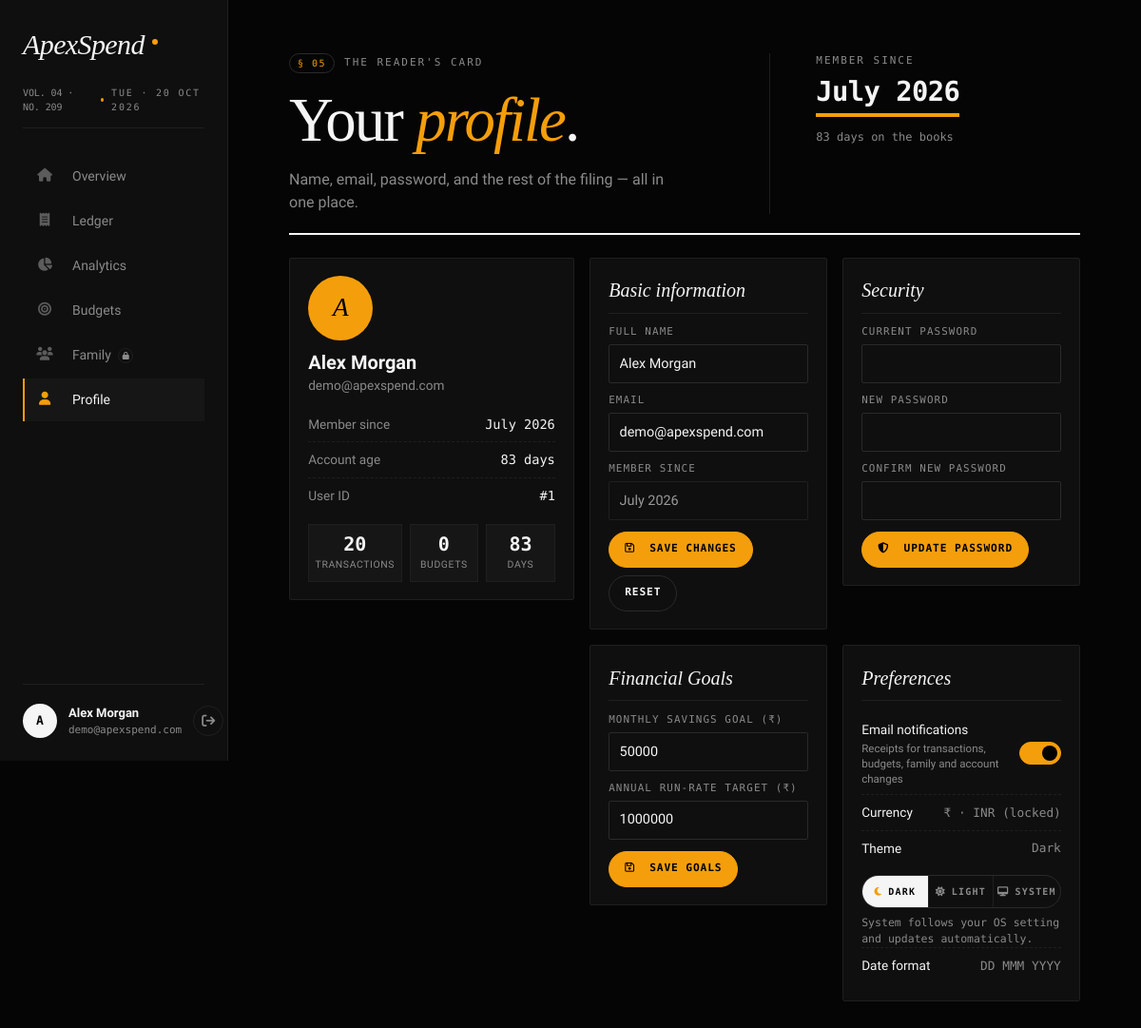
The app's page /profile.php (signed in) with its own data.
### tables this page shows
CREATE TABLE IF NOT EXISTS users (
    id INT AUTO_INCREMENT PRIMARY KEY,
    name VARCHAR(100) NOT NULL,
    email VARCHAR(100) NOT NULL UNIQUE,
    password VARCHAR(255) NOT NULL,
    avatar_path VARCHAR(255) DEFAULT NULL,
    email_notifications TINYINT(1) NOT NULL DEFAULT 1,
    welcome_seen TINYINT(1) NOT NULL DEFAULT 0,
    savings_goal DECIMAL(15,2) DEFAULT 50000.00,
    run_rate_target DECIMAL(15,2) DEFAULT 1000000.00,
    created_at DATETIME DEFAULT CURRENT_TIMESTAMP
);

### profile.php (the view, shortened to what this page needs)
<?php
$pdo = getDBConnection();
$userId = (int) $_SESSION['user']['id'];
$user = $_SESSION['user'];
$activePage = 'profile';
if ($pdo) {
    try {
        $pdo->query("SELECT savings_goal, run_rate_target FROM users LIMIT 1");
    } catch (PDOException $e) {
        try {
            $pdo->exec("ALTER TABLE users ADD COLUMN savings_goal DECIMAL(15,2) DEFAULT 50000.00");
            $pdo->exec("ALTER TABLE users ADD COLUMN run_rate_target DECIMAL(15,2) DEFAULT 1000000.00");
        } catch (PDOException $e2) {}
    }
    $stmt = $pdo->prepare('SELECT id, name, email, avatar_path, savings_goal, run_rate_target, created_at FROM users WHERE id = ?');
    $stmt->execute([$userId]);
    if ($row = $stmt->fetch()) $user = array_merge($user, $row);
    $txCount = (int) $pdo->query("SELECT COUNT(*) FROM transactions WHERE user_id = $userId")->fetchColumn();
    $budgetCount = (int) $pdo->query("SELECT COUNT(*) FROM budgets WHERE user_id = $userId")->fetchColumn();
}
$savings_goal = isset($user['savings_goal']) ? (float)$user['savings_goal'] : 50000.00;
$run_rate_target = isset($user['run_rate_target']) ? (float)$user['run_rate_target'] : 1000000.00;
$initials = strtoupper(substr($user['name'], 0, 1));
$createdAt = $user['created_at'] ?? date('Y-m-d H:i:s');
$memberSince = date('F Y', strtotime($createdAt));
$accountAgeDays = max(1, (int) floor((time() - strtotime($createdAt)) / 86400));
?>
<!DOCTYPE html>
<html lang="en">
<head>
    <link rel="stylesheet" href="https://cdnjs.cloudflare.com/ajax/libs/font-awesome/6.4.0/css/all.min.css">
    <link rel="stylesheet" href="style.css?v=<?php echo time(); ?>">
</head>
<body>
<div class="app">
    <aside class="side">
        <div class="side-top">
            <div class="brand">
                <span class="brand-mark">ApexSpend</span>
                <span class="brand-dot" aria-hidden="true"></span>
            </div>
            <div class="filing">
                <span class="num">VOL. 04 · NO. 209</span>
                <span class="dot" aria-hidden="true"></span>
                <span><?php echo strtoupper(date('D · d M Y')); ?></span>
            </div>
            <ul class="nav" role="navigation">
                <li><a href="dashboard.php" class="<?= $activePage==='overview' ? 'is-active' : '' ?>"><i class="fa-solid fa-house nav-ic"></i><span class="label">Overview</span></a></li>
                <li><a href="transactions.php" class="<?= $activePage==='ledger' ? 'is-active' : '' ?>"><i class="fa-solid fa-receipt nav-ic"></i><span class="label">Ledger</span></a></li>
                <li><a href="analytics.php" class="<?= $activePage==='analytics' ? 'is-active' : '' ?>"><i class="fa-solid fa-chart-pie nav-ic"></i><span class="label">Analytics</span></a></li>
                <li><a href="budgets.php" class="<?= $activePage==='budgets' ? 'is-active' : '' ?>"><i class="fa-solid fa-bullseye nav-ic"></i><span class="label">Budgets</span></a></li>
                <li><a href="family.php" class="<?= $activePage==='family' ? 'is-active' : '' ?>"><i class="fa-solid fa-users nav-ic"></i><span class="label">Family <span class="lock-tag" title="Locked"><i class="fa-solid fa-lock"></i></span></span></a></li>
                <li><a href="profile.php" class="<?= $activePage==='profile' ? 'is-active' : '' ?>"><i class="fa-solid fa-user nav-ic"></i><span class="label">Profile</span></a></li>
            </ul>
        </div>
        <div class="who">
            <a href="profile.php" class="avatar"><?= htmlspecialchars($initials) ?></a>
            <div class="who-meta">
                <strong><?= htmlspecialchars($user['name']) ?></strong>
                <span><?= htmlspecialchars($user['email']) ?></span>
            </div>
            <button type="button" class="logout" onclick="window.location.href='logout.php'" aria-label="Sign out">
                <i class="fa-solid fa-arrow-right-from-bracket"></i>
            </button>
        </div>
    </aside>
    <main class="canvas">
        <header class="masthead">
            <div class="masthead-col">
                <div class="kicker">
                    <span class="kicker-num">§ 05</span>
                    <span class="kicker-text">The Reader's Card</span>
                </div>
                <h1>Your <em>profile</em>.</h1>
                <p class="standfirst">Name, email, password, and the rest of the filing — all in one place.</p>
            </div>
            <div class="masthead-figure">
                <div class="figure-label">Member since</div>
                <div class="figure-value" style="font-size:1.8rem;"><?= htmlspecialchars($memberSince) ?></div>
                <div class="figure-meta"><span class="muted"><?= $accountAgeDays ?> days on the books</span></div>
            </div>
        </header>
        <div class="profile-grid">
            <section class="profile-card is-sticky">
                <div class="avatar-xl"><?= htmlspecialchars($initials) ?></div>
                <h2 class="profile-name"><?= htmlspecialchars($user['name']) ?></h2>
                <p class="profile-email"><?= htmlspecialchars($user['email']) ?></p>
                <ul class="meta-list">
                    <li><span class="k">Member since</span><span class="v"><?= htmlspecialchars($memberSince) ?></span></li>
                    <li><span class="k">Account age</span><span class="v"><?= $accountAgeDays ?> days</span></li>
                    <li><span class="k">User ID</span><span class="v">#<?= (int) $user['id'] ?></span></li>
                </ul>
                <div class="stat-row">
                    <div class="stat"><div class="n"><?= $txCount ?></div><div class="l">Transactions</div></div>
                    <div class="stat"><div class="n"><?= $budgetCount ?></div><div class="l">Budgets</div></div>
                    <div class="stat"><div class="n"><?= $accountAgeDays ?></div><div class="l">Days</div></div>
                </div>
            </section>
            <div class="profile-right">
                <section class="profile-card">
                    <h3 class="section-title">Basic information</h3>
                    <form class="profile-form" method="POST" action="update_profile.php" id="infoForm">
                        <div class="pf-field">
                            <label for="name">Full name</label>
                            <input id="name" name="name" type="text" value="<?= htmlspecialchars($user['name']) ?>" required minlength="2">
                        </div>
                        <div class="pf-field">
                            <label for="email">Email</label>
                            <input id="email" name="email" type="email" value="<?= htmlspecialchars($user['email']) ?>" required>
                        </div>
                        <div class="pf-field">
                            <label>Member since</label>
                            <input value="<?= htmlspecialchars($memberSince) ?>" readonly>
                        </div>
                        <div class="pf-actions">
                            <button type="submit" class="btn btn-primary"><i class="fa-regular fa-floppy-disk"></i>&nbsp; Save changes</button>
                            <button type="reset" class="btn btn-ghost">Reset</button>
                        </div>
                    </form>
                </section>
                <section class="profile-card">
                    <h3 class="section-title">Security</h3>
                    <form class="profile-form" method="POST" action="update_profile.php" id="pwForm">
                        <div class="pf-field">
                            <label for="old_password">Current password</label>
                            <input id="old_password" name="old_password" type="password" required autocomplete="current-password">
                        </div>
                        <div class="pf-field">
                            <label for="new_password">New password</label>
                            <input id="new_password" name="new_password" type="password" required minlength="6" autocomplete="new-password">
                        </div>
                        <div class="pf-field">
                            <label for="confirm_password">Confirm new password</label>
                            <input id="confirm_password" name="confirm_password" type="password" required minlength="6" autocomplete="new-password">
                        </div>
                        <div class="pf-actions">
                            <button type="submit" class="btn btn-primary"><i class="fa-solid fa-shield-halved"></i>&nbsp; Update password</button>
                        </div>
                    </form>
                </section>
                <section class="profile-card">
                    <h3 class="section-title">Financial Goals</h3>
                    <form class="profile-form" method="POST" action="update_profile.php" id="goalsForm">
                        <div class="pf-field">
                            <label for="savings_goal">Monthly Savings Goal (₹)</label>
                            <input id="savings_goal" name="savings_goal" type="number" step="0.01" value="<?= htmlspecialchars($savings_goal) ?>" required>
                        </div>
                        <div class="pf-field">
                            <label for="run_rate_target">Annual Run-rate Target (₹)</label>
                            <input id="run_rate_target" name="run_rate_target" type="number" step="0.01" value="<?= htmlspecialchars($run_rate_target) ?>" required>
                        </div>
                        <div class="pf-actions">
                            <button type="submit" class="btn btn-primary"><i class="fa-regular fa-floppy-disk"></i>&nbsp; Save goals</button>
                        </div>
                    </form>
                </section>
                <section class="profile-card">
                    <h3 class="section-title">Preferences</h3>
                    <div class="pref-row">
                        <span class="k">Email notifications
                            <span class="pref-sub">Receipts for transactions, budgets, family and account changes</span>
                        </span>
                        <label class="switch" title="Email notifications">
                            <span class="switch-track" aria-hidden="true"></span>
                        </label>
                    </div>
                    <div class="pref-row"><span class="k">Currency</span><span class="v">₹ · INR (locked)</span></div>
                    <div class="pref-row"><span class="k">Theme</span><span class="v" id="themeStatus">Dark</span></div>
                    <div class="theme-switch" role="radiogroup" aria-label="Color theme">
                        <button type="button" data-theme-option="dark" role="radio" aria-checked="false"><i class="fa-solid fa-moon"></i>Dark</button>
                        <button type="button" data-theme-option="light" role="radio" aria-checked="false"><i class="fa-solid fa-sun"></i>Light</button>
                        <button type="button" data-theme-option="system" role="radio" aria-checked="false"><i class="fa-solid fa-desktop"></i>System</button>
                    </div>
                    <p class="theme-hint">System follows your OS setting and updates automatically.</p>
                    <div class="pref-row"><span class="k">Date format</span><span class="v">DD MMM YYYY</span></div>
                </section>
            </div>
        </div>
    </main>
</div>
</body>
</html>

### profile.php (style rules this page uses)
.canvas .masthead { margin-bottom: 1.5rem; padding-bottom: 1.25rem; }
.profile-grid { display: grid; grid-template-columns: 300px minmax(0, 1fr); gap: 1rem; align-items: start; }
.profile-right { display: grid; grid-template-columns: 1fr 1fr; gap: 1rem; align-items: start; min-width: 0; }
.profile-card { padding: 1.15rem 1.2rem; background: var(--paper-card); border: var(--hairline); border-radius: 2px; min-width: 0; }
.profile-card.is-sticky { position: sticky; top: 1rem; }
.avatar-xl { width: 68px; height: 68px; border-radius: 50%; display: grid; place-items: center; font-family: var(--serif); font-size: 1.7rem; font-style: italic; color: #000; background: var(--tangerine); margin-bottom: .7rem; }
.profile-name { margin: 0 0 .15rem; font-size: 1.25rem; line-height: 1.2; overflow-wrap: anywhere; }
.profile-email { margin: 0 0 .75rem; color: var(--muted-text); font-size: .85rem; overflow-wrap: anywhere; }
.meta-list { list-style: none; padding: 0; margin: .75rem 0 0; }
.meta-list li { display: flex; justify-content: space-between; align-items: baseline; gap: 1rem; padding: .5rem 0; border-top: 1px dashed var(--line); font-size: .85rem; }
.meta-list li:first-child { border-top: 0; }
.meta-list .k { color: var(--muted-text); white-space: nowrap; }
.meta-list .v { font-family: var(--mono); text-align: right; }
.stat-row { display: grid; grid-template-columns: repeat(3, 1fr); gap: .5rem; margin: .75rem 0 0; }
.stat { background: var(--mist); border: var(--hairline); padding: .6rem .4rem; text-align: center; }
.stat .n { font-family: var(--mono); font-weight: 600; font-size: 1.25rem; line-height: 1; }
.stat .l { font-size: .65rem; color: var(--muted-text); text-transform: uppercase; letter-spacing: .06em; margin-top: .25rem; }
.section-title { font-family: var(--serif); font-style: italic; font-weight: 400; font-size: 1.25rem; margin: 0 0 .7rem; padding-bottom: .55rem; border-bottom: var(--hairline); }
form.profile-form { display: grid; gap: .6rem; }
.pf-field { display: grid; gap: .3rem; min-width: 0; }
.pf-field label { font-family: var(--mono); font-size: .68rem; text-transform: uppercase; letter-spacing: .1em; color: var(--muted-text); }
.pf-field input { width: 100%; padding: .55rem .65rem; font-size: .9rem; color: var(--ink); background: transparent; border: var(--hairline-strong); border-radius: 2px; outline: none; }
.pf-field input[readonly] { opacity: .6; cursor: default; }
.pf-actions { display: flex; gap: .5rem; flex-wrap: wrap; margin-top: .15rem; }
.btn { font-family: var(--mono); font-size: .7rem; font-weight: 600; letter-spacing: .08em; text-transform: uppercase; cursor: pointer; padding: .6rem 1rem; border-radius: 999px; border: var(--hairline-strong); background: transparent; color: var(--ink); }
.btn-primary { background: var(--tangerine); color: #000; border-color: var(--tangerine); }
.btn-ghost { background: transparent; }
.pref-row { display: flex; justify-content: space-between; align-items: center; gap: 1rem; padding: .5rem 0; border-top: 1px dashed var(--line); }
.pref-row:first-of-type { border-top: 0; }
.pref-row .k { font-size: .85rem; }
.pref-row .v { color: var(--muted-text); font-size: .8rem; font-family: var(--mono); text-align: right; }
.theme-hint { margin: .45rem 0 0; font-size: .72rem; color: var(--muted-text); font-family: var(--mono); }

### records on screen
users: name "A", name "Alex Morgan", email "demo@apexspend.com", created_at "83", id "1", created_at "July 2026", savings_goal "50000", run_rate_target "1000000"

### other values on screen
$txCount "20"
$budgetCount "0"
